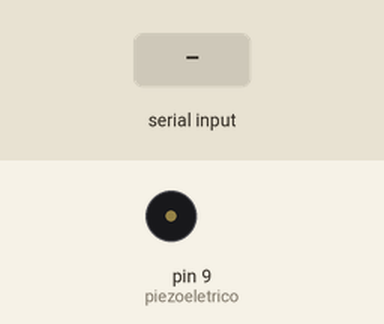
The sketch below on a simulated Arduino Uno, built with avr-gcc and run on an emulated ATmega328P. Shown: buzzer (waves = sounding). The inputs (shaded band) are chosen by the test bench. What the sketch prints to the serial monitor is not drawn.

Above: at 1.2 s.
1.3 s: "90,45\n" received over Serial
At 2.0 s:
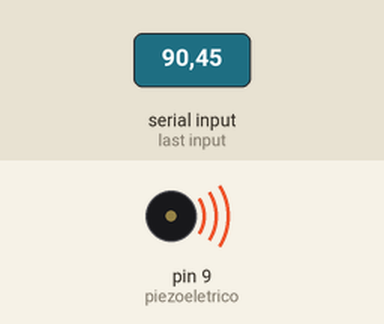
3.7 s: "30,150\n" received over Serial
At 6.3 s:
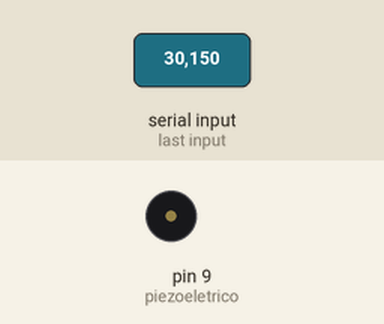
Timing chart, 0 to 7.8 s (numbered marks = the images above; inputs shaded):
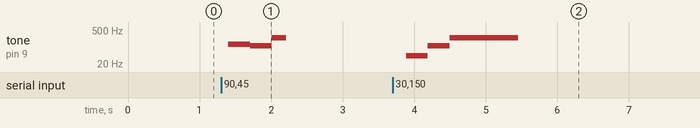

The sketch:

CodigoPiezo255tons_e_duracao20ms.ino
```cpp
/*
GME - Grupo de Metodos Eletroforéticos
Instituto de Quimica - UFG

Software para alimentar um trandutor piezoelétrico
Determina a frequencia e duração do sinal por caracteres enviados pela serial

criado   6/2/2015
por Wanderson D. Lopes
modificado Out 2022
por Wanderson D. Lopes
*/


#define piezoeletrico 9

byte freq = 0;
int temp = 100000;

void setup() {
  Serial.begin(9600);
  pinMode(piezoeletrico,OUTPUT);
}

void loop() {
  Serial.print("Envie um número (0-9). O valor será multiplicado por 100 e determina a frequencia\n");
  while(!Serial.available()){}
  freq = 100*(Serial.read() -48);
  Serial.print("Envie um caracter como entrada. Seu valor na tabela ASCII será multiplicado por 20 e determina a duração do tom em milissegundos\n");
  while(!Serial.available()){}
  temp = Serial.read();
  Serial.print("frequencia: ");
  Serial.print(freq);
  Serial.print("\nTempo: ");
  Serial.println(temp*20);
  tone(piezoeletrico,freq,temp*20);
  Serial.print("Envie caractere para executar mais uma operacao\n\n\n");
  while(!Serial.available()){}
}
```

Measured:
- after the input at 1.3 s, tone on pin 9 (piezoeletrico): silent → 132 Hz after 0.10 s, → 112 Hz 0.31 s later, → 244 Hz 0.31 s later, → silent 0.20 s later
- after the input at 3.7 s, tone on pin 9 (piezoeletrico): silent → 44 Hz after 0.19 s, → 112 Hz 0.31 s later, → 244 Hz 0.31 s later, → silent 0.96 s later
